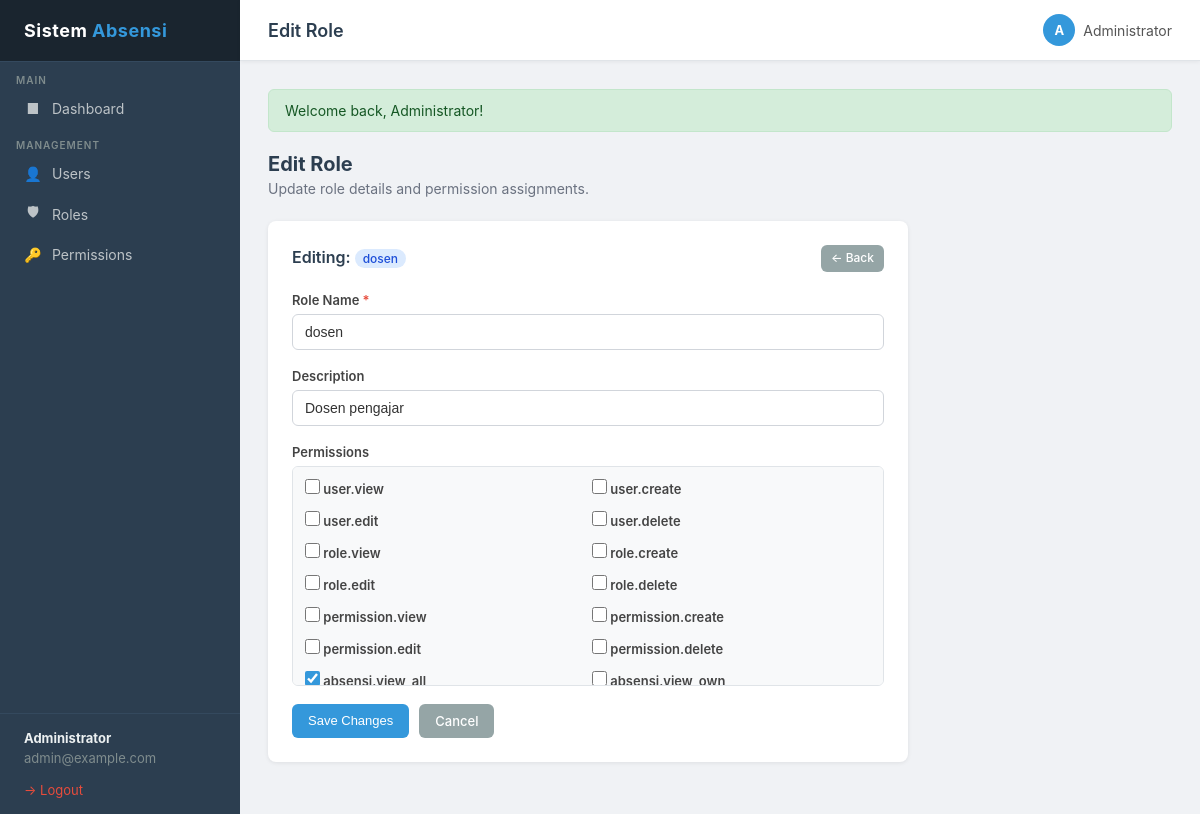
The app's page /index.php?page=roles&action=edit&id=2 (signed in) with its own data.
### tables this page shows
CREATE TABLE IF NOT EXISTS roles (
    id          INT AUTO_INCREMENT PRIMARY KEY,
    name        VARCHAR(50) UNIQUE NOT NULL,
    description VARCHAR(255),
    created_at  TIMESTAMP DEFAULT CURRENT_TIMESTAMP
);

CREATE TABLE IF NOT EXISTS permissions (
    id          INT AUTO_INCREMENT PRIMARY KEY,
    name        VARCHAR(100) UNIQUE NOT NULL,
    description VARCHAR(255),
    created_at  TIMESTAMP DEFAULT CURRENT_TIMESTAMP
);

### controllers/RoleController.php (called while the page is built, shortened)
<?php
require_once __DIR__ . '/../core/Auth.php';
require_once __DIR__ . '/../models/Role.php';
require_once __DIR__ . '/../models/Permission.php';
class RoleController {
    public function edit(int $id): void {
        $role = Role::findById($id);
        $permissions    = Permission::findAll();
        $rolePerms      = Role::getPermissions($id);
        $rolePermIds    = array_column($rolePerms, 'id');
        require __DIR__ . '/../views/roles/edit.php';
    }
}

### core/Database.php (called while the page is built, shortened)
<?php
class Database {
    private static ?Database $instance = null;
    private PDO $pdo;
    private function __construct() {
        $dsn = 'mysql:host=' . DB_HOST . ';dbname=' . DB_NAME . ';charset=utf8mb4';
        $options = [
            PDO::ATTR_ERRMODE            => PDO::ERRMODE_EXCEPTION,
            PDO::ATTR_DEFAULT_FETCH_MODE => PDO::FETCH_ASSOC,
            PDO::ATTR_EMULATE_PREPARES   => false,
        ];
        try {
            $this->pdo = new PDO($dsn, DB_USER, DB_PASS, $options);
        } catch (PDOException $e) {
            die('Database connection failed: ' . $e->getMessage());
        }
    }
    public static function getInstance(): Database {
        if (self::$instance === null) {
            self::$instance = new self();
        }
        return self::$instance;
    }
    public function query(string $sql, array $params = []): PDOStatement {
        $stmt = $this->pdo->prepare($sql);
        $stmt->execute($params);
        return $stmt;
    }
    public function fetch(string $sql, array $params = []): array|false {
        return $this->query($sql, $params)->fetch();
    }
    public function fetchAll(string $sql, array $params = []): array {
        return $this->query($sql, $params)->fetchAll();
    }
}

### models/Role.php (called while the page is built, shortened)
<?php
require_once __DIR__ . '/../core/Database.php';
class Role {
    public static function findById(int $id): array|false {
        $db = Database::getInstance();
        return $db->fetch('SELECT * FROM roles WHERE id = ?', [$id]);
    }
    public static function getPermissions(int $roleId): array {
        $db = Database::getInstance();
        return $db->fetchAll(
            'SELECT p.* FROM permissions p
             INNER JOIN role_permissions rp ON rp.permission_id = p.id
             WHERE rp.role_id = ?',
            [$roleId]
        );
    }
}

### core/Auth.php (called while the page is built, shortened)
<?php
class Auth {
    public static function hasPermission(string $permission): bool {
        $permissions = $_SESSION['auth_permissions'] ?? [];
        return in_array($permission, $permissions, true);
    }
}

### models/Permission.php (called while the page is built, shortened)
<?php
require_once __DIR__ . '/../core/Database.php';
class Permission {
    public static function findAll(): array {
        $db = Database::getInstance();
        return $db->fetchAll('SELECT * FROM permissions ORDER BY id ASC');
    }
}

### views/roles/edit.php (the view, shortened to what this page needs)
<?php
require __DIR__ . '/../../views/layouts/header.php';
?>
<div class="page-header">
    <h2>Edit Role</h2>
    <p>Update role details and permission assignments.</p>
</div>
<div class="card" style="max-width:640px;">
    <div class="card-header">
        <span class="card-title">Editing: <span class="badge badge-blue"><?= htmlspecialchars($role['name']) ?></span></span>
        <a href="<?= BASE_URL ?>/index.php?page=roles&action=index" class="btn btn-secondary btn-sm">&larr; Back</a>
    </div>
    <form action="<?= BASE_URL ?>/index.php?page=roles&action=update&id=<?= $role['id'] ?>" method="POST">
        <div class="form-group">
            <label for="name">Role Name <span style="color:#e74c3c;">*</span></label>
            <input type="text" id="name" name="name" class="form-control"
                   value="<?= htmlspecialchars($_POST['name'] ?? $role['name']) ?>"
                   required>
        </div>
        <div class="form-group">
            <label for="description">Description</label>
            <input type="text" id="description" name="description" class="form-control"
                   value="<?= htmlspecialchars($_POST['description'] ?? $role['description']) ?>"
                   placeholder="Brief description of this role">
        </div>
        <div class="form-group">
            <label>Permissions</label>
            <?php if (!empty($permissions)): ?>
            <div class="checkbox-grid">
                <?php foreach ($permissions as $perm): ?>
                <label class="checkbox-item">
                    <input type="checkbox" name="permissions[]" value="<?= $perm['id'] ?>"
                        <?= in_array($perm['id'], $rolePermIds) ? 'checked' : '' ?>>
                    <?= htmlspecialchars($perm['name']) ?>
                </label>
                <?php endforeach; ?>
            </div>
            <?php else: ?>
            <p class="text-muted">No permissions available.</p>
            <?php endif; ?>
        </div>
        <div style="display:flex;gap:10px;margin-top:8px;">
            <button type="submit" class="btn btn-primary">Save Changes</button>
            <a href="<?= BASE_URL ?>/index.php?page=roles&action=index" class="btn btn-secondary">Cancel</a>
        </div>
    </form>
</div>
<?php require __DIR__ . '/../../views/layouts/sidebar.php'; ?>

### views/layouts/header.php (style rules this page uses)
*, *::before, *::after { box-sizing: border-box; margin: 0; padding: 0; }
body { font-family: -apple-system, BlinkMacSystemFont, 'Segoe UI', Roboto, Oxygen, sans-serif; background: #f0f2f5; color: #333; display: flex; min-height: 100vh; }
.card { background: #fff; border-radius: 8px; box-shadow: 0 1px 4px rgba(0,0,0,0.08); padding: 24px; margin-bottom: 24px; }
.card-header { display: flex; align-items: center; justify-content: space-between; margin-bottom: 20px; }
.card-title { font-size: 16px; font-weight: 600; color: #2c3e50; }
.badge { display: inline-block; padding: 2px 8px; border-radius: 12px; font-size: 12px; font-weight: 500; margin: 2px 2px 2px 0; }
.badge-blue { background: #dbeafe; color: #1d4ed8; }
.btn { display: inline-flex; align-items: center; gap: 6px; padding: 8px 16px; border-radius: 6px; border: none; cursor: pointer; font-size: 13px; font-weight: 500; text-decoration: none; transition: opacity 0.15s, background 0.15s; line-height: 1.4; }
.btn-primary { background: #3498db; color: #fff; }
.btn-secondary { background: #95a5a6; color: #fff; }
.btn-sm { padding: 5px 10px; font-size: 12px; }
.form-group { margin-bottom: 18px; }
.form-group label { display: block; font-size: 13px; font-weight: 600; color: #444; margin-bottom: 6px; }
.form-control { width: 100%; padding: 9px 12px; border: 1px solid #d1d5db; border-radius: 6px; font-size: 14px; color: #333; background: #fff; transition: border-color 0.15s, box-shadow 0.15s; outline: none; }
.checkbox-grid { display: grid; grid-template-columns: repeat(auto-fill, minmax(200px, 1fr)); gap: 8px; padding: 12px; background: #f8f9fa; border: 1px solid #e0e4e8; border-radius: 6px; max-height: 220px; overflow-y: auto; }
.checkbox-item { display: flex; align-items: center; gap: 8px; font-size: 13px; cursor: pointer; }
.checkbox-item input[type="checkbox"] { width: 15px; height: 15px; accent-color: #3498db; cursor: pointer; }
.page-header { margin-bottom: 24px; }
.page-header h2 { font-size: 20px; font-weight: 700; color: #2c3e50; }
.page-header p { font-size: 14px; color: #6b7280; margin-top: 4px; }

### records on screen
roles: name "dosen", description "Dosen pengajar"
permissions: name "user.view"
permissions: name "user.create"
permissions: name "user.edit"
permissions: name "user.delete"
permissions: name "role.view"
permissions: name "role.create"
permissions: name "role.edit"
permissions: name "role.delete"
permissions: name "permission.view"
permissions: name "permission.create"
permissions: name "permission.edit"
permissions: name "permission.delete"
permissions: id "☑", name "absensi.view_all"
permissions: name "absensi.view_own"

### other values on screen
$authUser['name'] "Administrator"
$authUser['email'] "admin@example.com"
$pageTitle "Edit Role"
$initials "A"
$flash['message'] "Welcome back, Administrator!"
